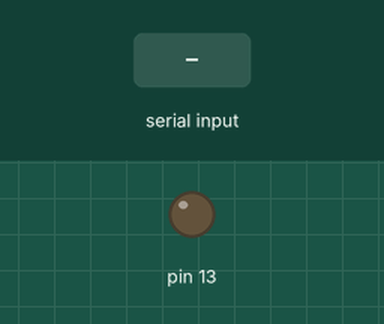
Recording of a sketch running on a simulated Arduino Uno, built with avr-gcc and run on an emulated ATmega328P. Parts: output pins drawn as LEDs (lit = HIGH). The inputs (shaded band) are chosen by the test bench. What the sketch prints to the serial monitor is not drawn.

Above: at 1.2 s.
1.3 s: "1" received over Serial
Timing chart, 0 to 4.3 s (numbered marks = the images above; inputs shaded):
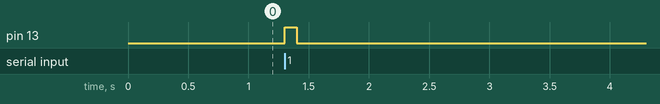

Measured:
- after the input at 1.3 s, pin 13: LOW → HIGH at once, → LOW 0.10 s later

The sketch:

echo.ino
```cpp
void setup() {
  // put your setup code here, to run once:
  Serial.begin(115200);
  pinMode(13, OUTPUT);
}

void loop() {
  // put your main code here, to run repeatedly:
  if (Serial.available() > 0) {
    Serial.println(Serial.read());
    digitalWrite(13, HIGH);
    delay(100);
  }
  digitalWrite(13, LOW);
}
```
